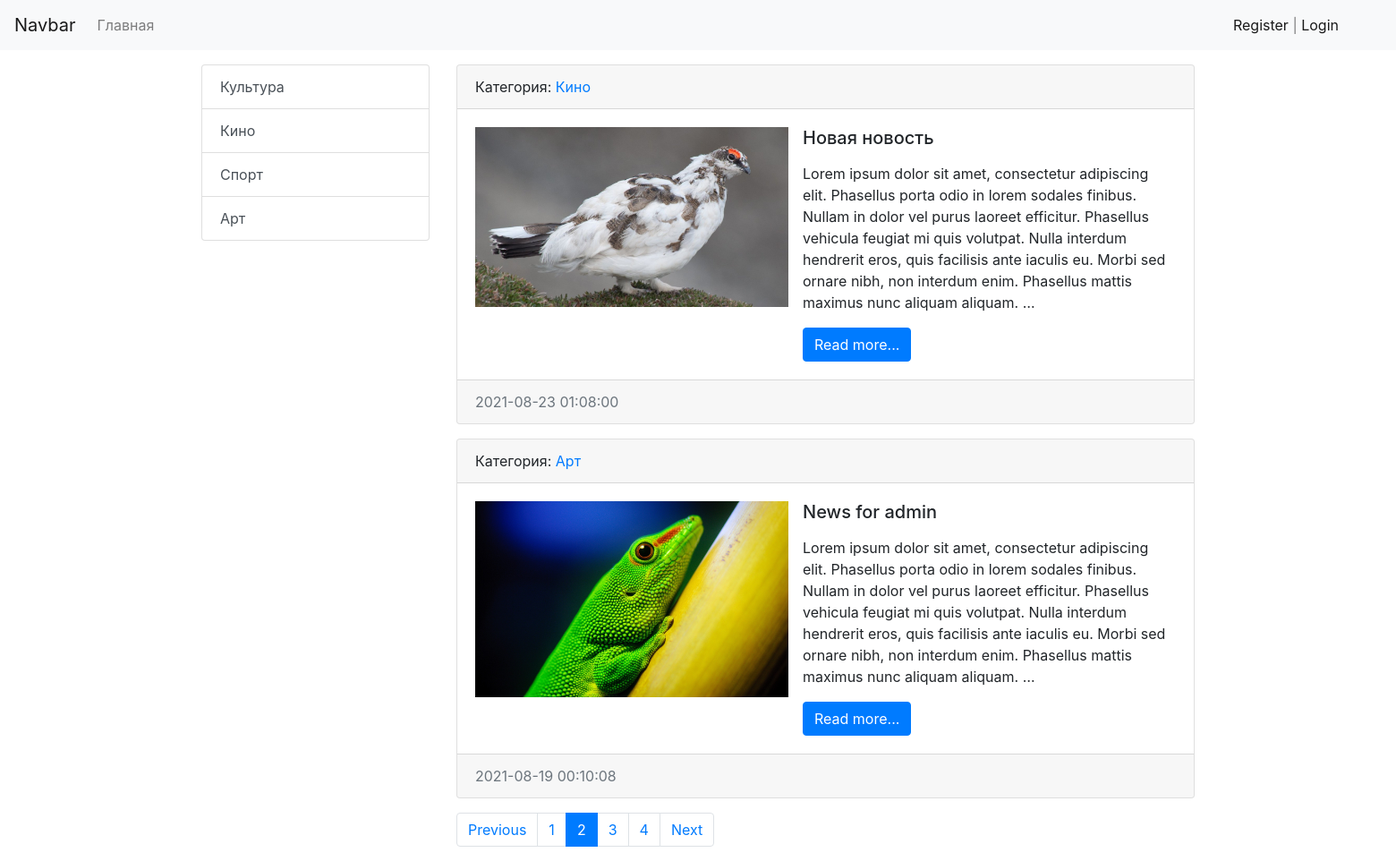
/?page=2, run on an earlier commit of the app's database.
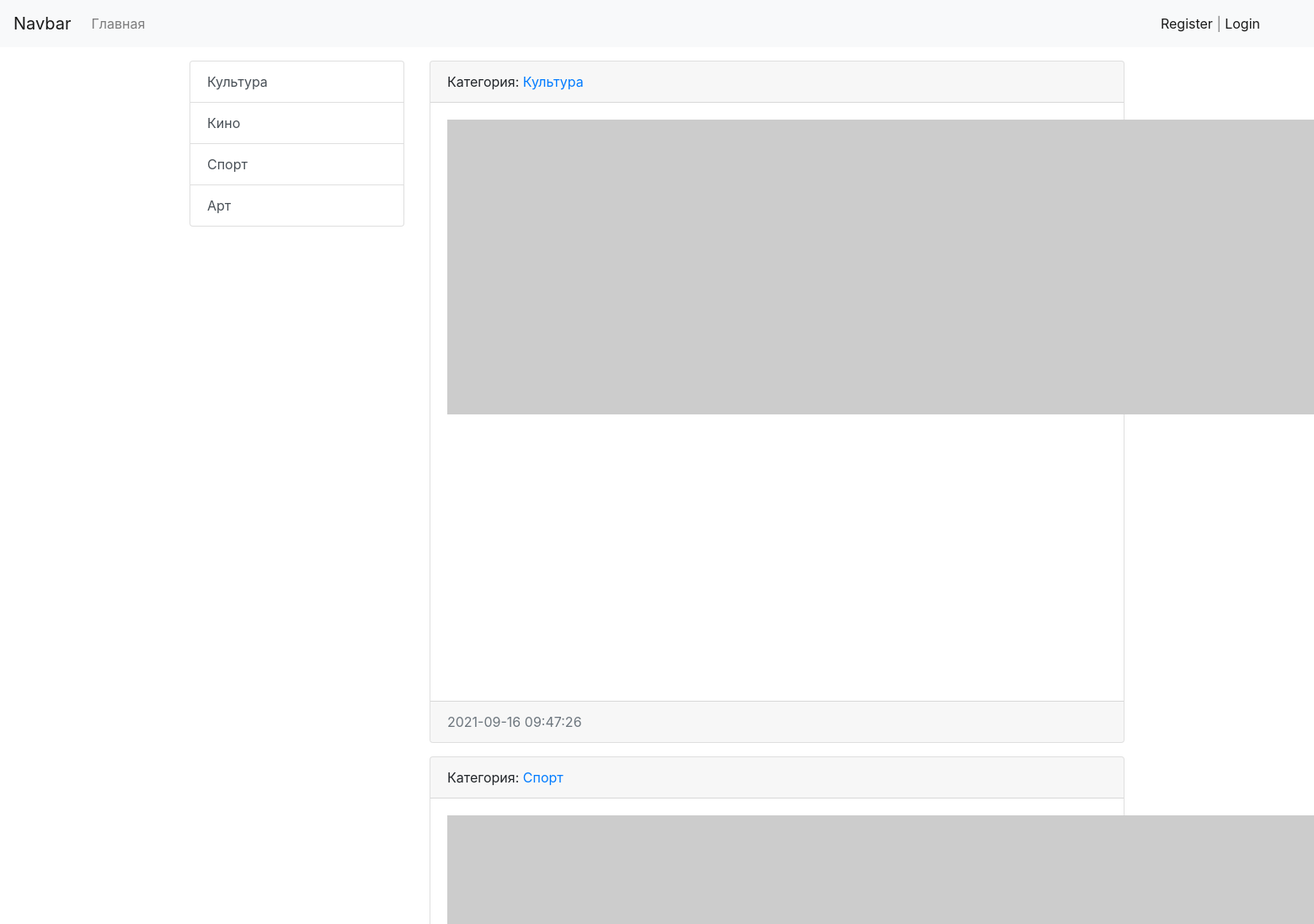
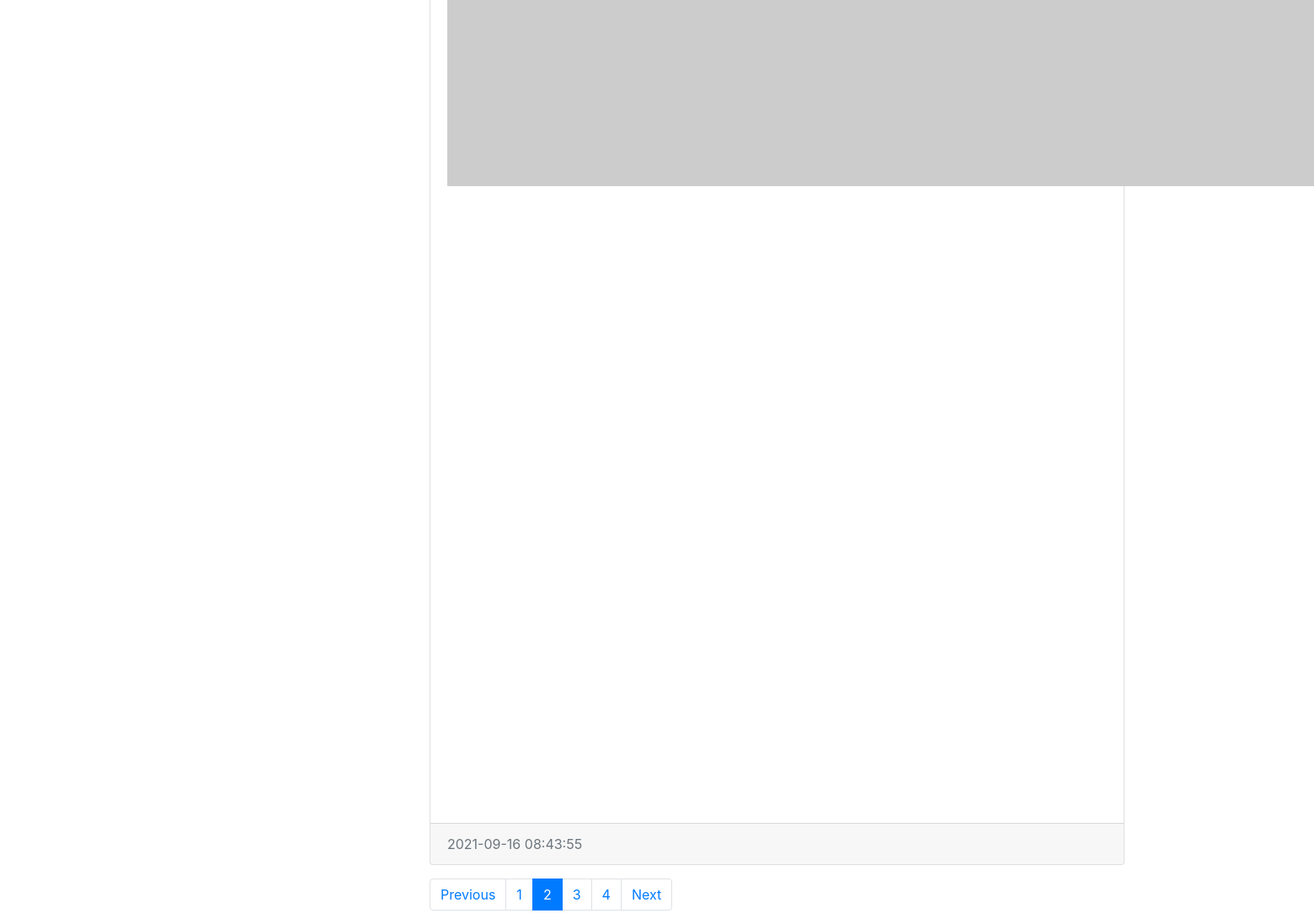
And on a later commit of the database (2 pictures, top to bottom).
### news/models.py (models this page shows, shortened)
class Category(models.Model):
    title = models.CharField(max_length=250, db_index=True, verbose_name='Категория')
    def get_absolute_url(self):
        return reverse('category', kwargs={'category_id': self.pk})
    def __str__(self):
        return self.title
    class Meta:
        verbose_name = 'Категория'
        verbose_name_plural = 'Список категорий'
        ordering = ['title']

class News(models.Model):
    title = models.CharField(max_length=250, verbose_name='Заголовок статьи')
    content = models.TextField(blank=True, verbose_name='Контент')
    created_at = models.DateTimeField(auto_now_add=True, verbose_name='Дата публикации')
    updated_at = models.DateTimeField(auto_now=True, verbose_name='Дата обновления')
    photo = models.ImageField(upload_to='photos/%Y/%m/%d/', blank=True, verbose_name='Изображение')
    is_published = models.BooleanField(default=True, verbose_name='Опубликовано')
    category = models.ForeignKey(Category, on_delete=models.PROTECT, verbose_name='Категория')
    views = models.IntegerField(default=0)
    def get_absolute_url(self):
        return reverse('view_news', kwargs={'pk': self.pk})
    class Meta:
        verbose_name = 'Новость'
        verbose_name_plural = 'Новости'
        ordering = ['-created_at', 'title']

### news/views.py (the view)
# urls.py: path('', HomeNews.as_view(), name='home'),
class HomeNews(ListView):
    model = News
    template_name = 'news/index.html'
    context_object_name = 'news'
    allow_empty = False
    paginate_by = 2
    def get_context_data(self, *, object_list=None, **kwargs):
        context = super().get_context_data(**kwargs)
        context['title'] = 'Main page'
        return context
    def get_queryset(self):
        return News.objects.filter(is_published=True).select_related('category')

### news/templatetags/news_tags.py (called while the page is built)
@register.simple_tag(name='get_list_categories')
def get_categories():
    return Category.objects.all()

@register.inclusion_tag('news/list_categories.html')
def show_categories(active_category_pk='-1'):
    categories = Category.objects.annotate(cnt=Count('news')).filter(cnt__gt=0)
    return {'categories': categories, 'active_category_pk': active_category_pk}

### news/templates/news/index.html (shortened to what this page needs)
{% extends "base.html" %}
{% load news_tags %}
{% block sidebar %}
{% include 'inc/_sidebar.html' %}
{% endblock sidebar %}
{% block content %}
    {% for item in news %}
    <div class="card mb-3">
        <div class="card-header">
            Категория: <a href="{{ item.category.get_absolute_url }}">{{ item.category }}</a>
        </div>
        <div class="card-body">
            <div class="media">
                {% if item.photo %}
                    <img src="{{ item.photo.url }}" alt="" width="350" class="mr-3">
                {% else %}
                    <img src="https://picsum.photos/id/1060/350/235/?blur=2" alt="" class="mr-3">
                {% endif %}
                <div class="media-body">
                    <h5 class="card-title">{{ item.title }}</h5>
                    <p class="card-text">{{ item.content|safe|linebreaks|truncatewords:50 }}</p>
                    <a href="{{ item.get_absolute_url }}" class="btn btn-primary">Read more...</a>
                </div>
            </div>
        </div>
        <div class="card-footer text-muted">
            {{ item.created_at|date:"Y-m-d H:i:s" }}
        </div>
    </div>
    {% endfor %}
{% endblock content %}

### news/templates/news/list_categories.html
<div class="list-group">
    {% for item in categories %}
        <a href="{{ item.get_absolute_url }}" class="list-group-item list-group-item-action {% if item.pk == active_category_pk %}active{% endif %}">{{ item.title }}</a>
    {% endfor %}
</div>

What changed in the data, as far as the page shows it:
no longer on this page (row unchanged): News: category "Кино", photo (picture), title "Новая новость", content "Lorem ipsum dolor sit amet, consectetur adipiscing elit. Phasellus porta odio in lorem sodales finibus. Nullam in dolor vel purus laoreet efficitur. Phasellus vehicula feugiat mi quis volutpat. Nulla interdum hendrerit eros, quis facilisis ante iaculis eu. Morbi sed ornare nibh, non interdum enim. Phasellus mattis maximus nunc aliquam aliquam. …", created_at "2021-08-23 01:08:00"
no longer on this page (row unchanged): News: category "Арт", photo (picture), title "News for admin", content "Lorem ipsum dolor sit amet, consectetur adipiscing elit. Phasellus porta odio in lorem sodales finibus. Nullam in dolor vel purus laoreet efficitur. Phasellus vehicula feugiat mi quis volutpat. Nulla interdum hendrerit eros, quis facilisis ante iaculis eu. Morbi sed ornare nibh, non interdum enim. Phasellus mattis maximus nunc aliquam aliquam. …", created_at "2021-08-19 00:10:08"
now on this page (row edited): News: category "Культура", created_at "2021-09-16 09:47:26"
now on this page (row edited): News: category "Спорт", created_at "2021-09-16 08:43:55"
